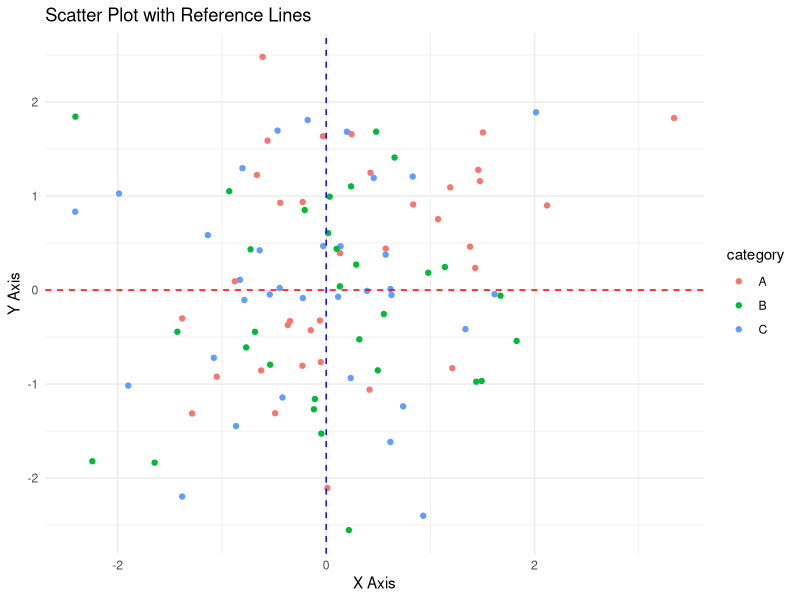

Write the R code that produced this figure.
#Add horizontal and vertical reference lines to a plot using ggplot2.
library(ggplot2)
data <- data.frame(
  x = rnorm(100),        
  y = rnorm(100),        
  category = sample(c("A", "B", "C"), 100, replace = TRUE) 
)
plot <- ggplot(data, aes(x = x, y = y, color = category)) +
  geom_point() + 
  geom_hline(yintercept = 0, linetype = "dashed", color = "red") +  
  geom_vline(xintercept = 0, linetype = "dashed", color = "blue") +  
  labs(title = "Scatter Plot with Reference Lines", 
       x = "X Axis", 
       y = "Y Axis") + 
  theme_minimal()
print(plot)
